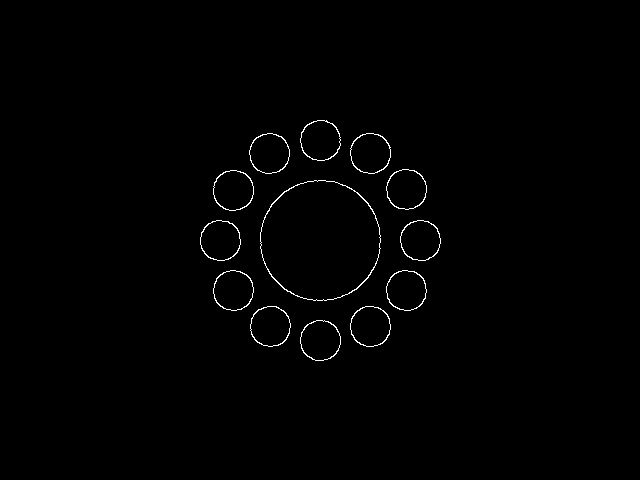
#> input picture dia1_vision/imgs/pieza.jpg, 640 x 480 px
$ python dia1_detector.py
#> lines starting #> are read from the running program, lines starting #| are printed output that depends on the picture; after the words box and inside, x2 and y2 are one past the last pixel; in counts of white or black regions, pixels touching at a corner belong together
import cv2

#Cargar imagen
img = cv2.imread("../imgs/pieza.jpg")
#> img is the input picture: shape (480, 640, 3); min 0, max 255, mean 1.9
if img is None:
    raise FileNotFoundError("Coloca una imagen llamada pieza.jpg en la carpeta imgs")

#Escala de grises
gray = cv2.cvtColor(img, cv2.COLOR_BGR2GRAY)

#Filtro Gaussiano
blur = cv2.GaussianBlur(gray, (5, 5), 1.2)
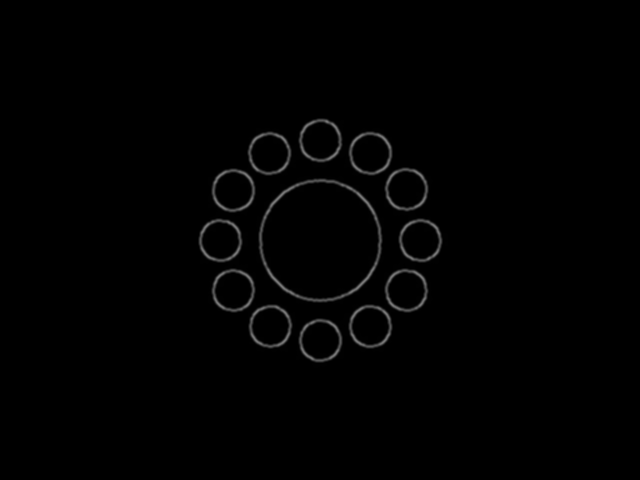
#> blur: shape (480, 640); min 0, max 119, mean 1.9

#Detectores de bordes
edges = cv2.Canny(blur, 80, 160)
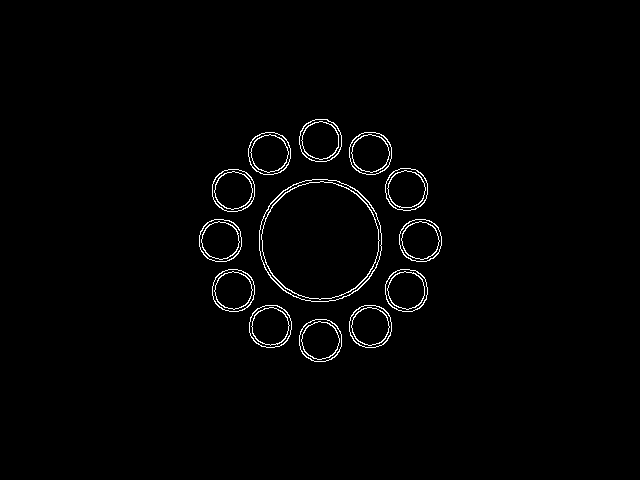
#> edges: shape (480, 640); 1.4% white in thin lines or dots, all inside (x1, y1, x2, y2) = (199, 119, 442, 362)

#Guardar resultados
cv2.imwrite("../imgs/bordes_pieza.jpg", edges)

print("Dia 1 completado.Resultado guardado en imgs/bordes_pieza.jpg")
